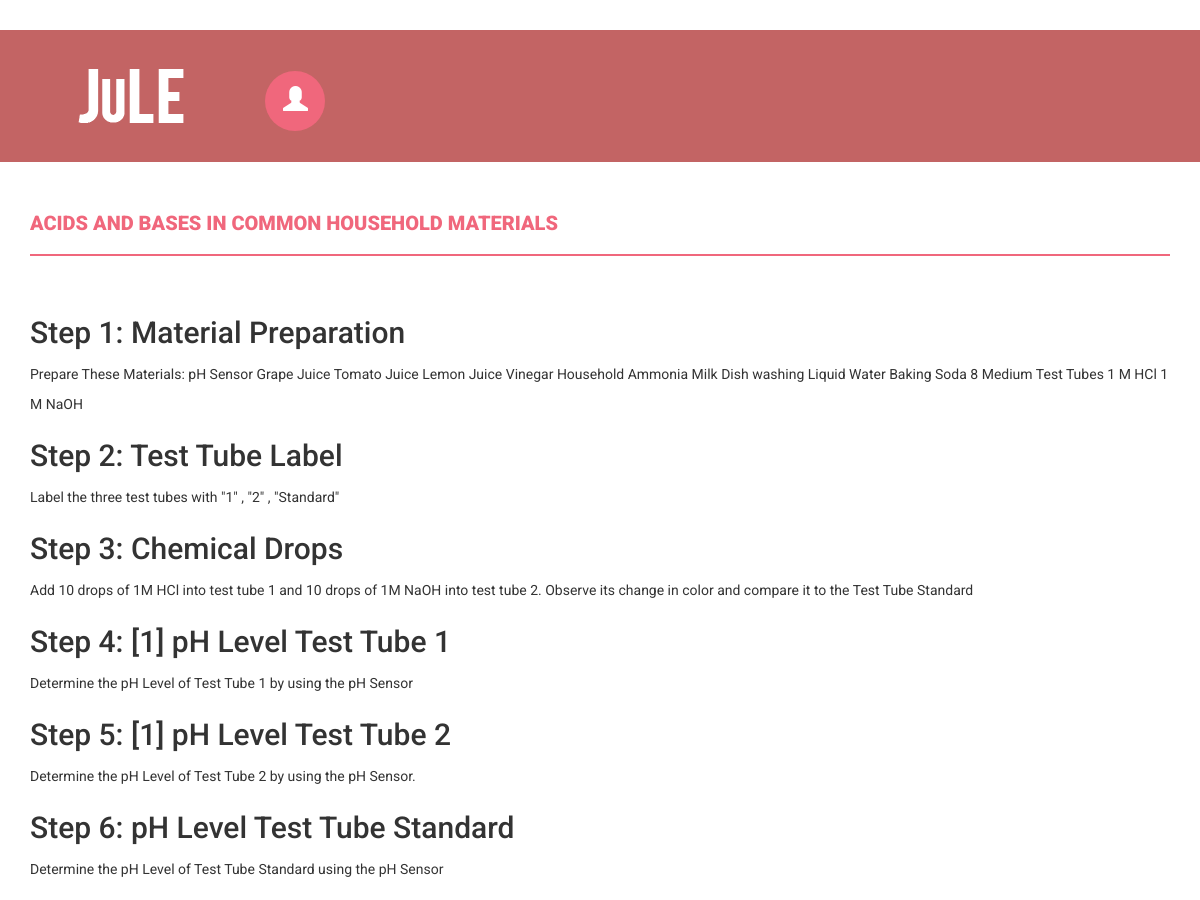
Before: /home/lab_activity/?id=1 (upper part) with the older database file.
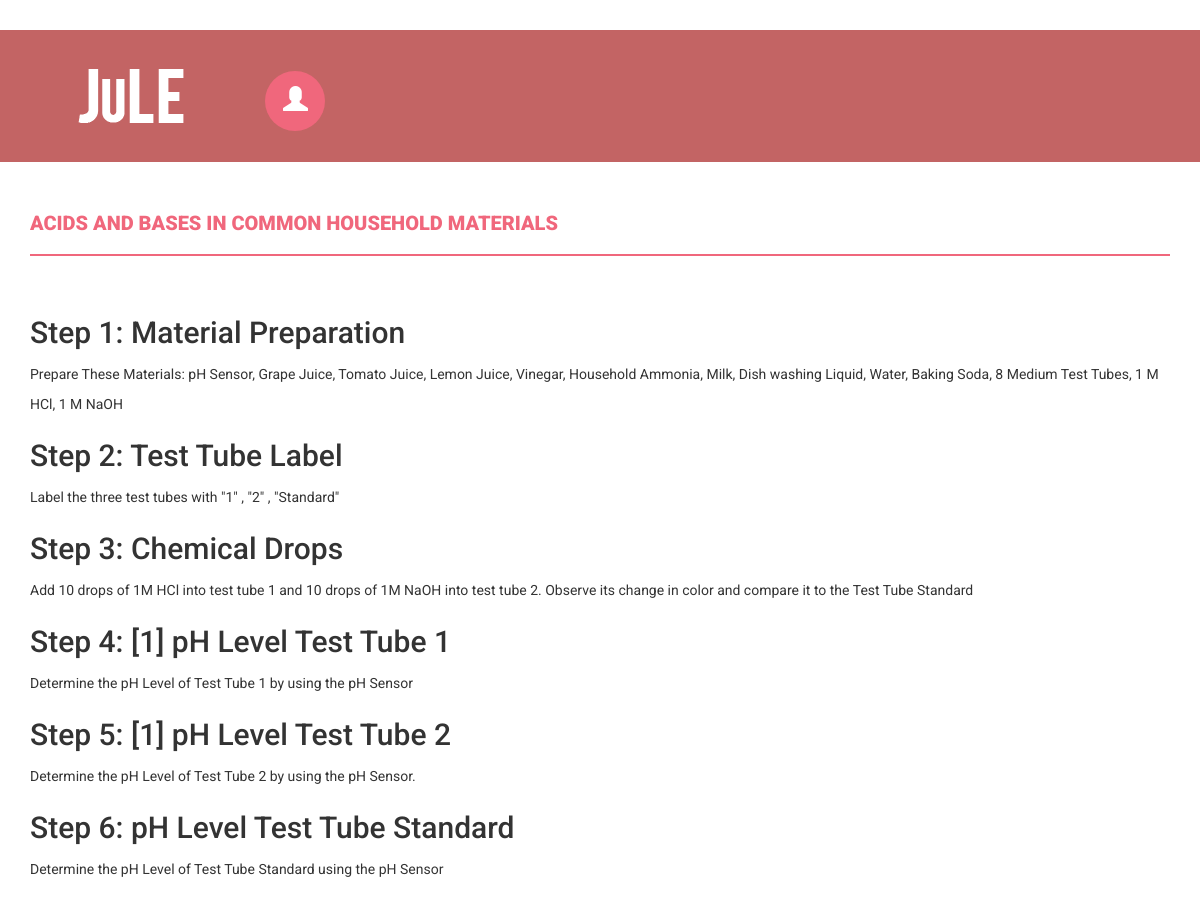
After: the same page with the newer database file.
### myapp/models.py (models this page shows, shortened)
class LabProcedure(models.Model):
	procedureid = models.IntegerField(primary_key=True)
	labid = models.ForeignKey(LabActivity, models.DO_NOTHING)
	sensorid = models.ForeignKey(Sensors, models.DO_NOTHING, blank=True, null=True)
	stepnum = models.IntegerField()
	procedurename = models.CharField(max_length=100, null=False)
	proceduredesc = models.TextField()
	minvalue = models.IntegerField(blank=True, null=True)
	maxvalue = models.IntegerField(blank=True, null=True)

### myapp/views.py (the view)
# urls.py: url(r'^home/lab_activity/$', views.lab_activity, name='lab_activity'),
def lab_activity(request):
	if request.method=='GET':
		id = request.GET.get('id')
	template = loader.get_template('student_labactivity.html')
	context = {
		'labprocedures': LabProcedure.objects.filter(labid=id),
		'labactivities': LabActivity.objects.filter(pk=id)
	}
	return HttpResponse(template.render(context, request))

### myapp/templates/student_labactivity.html (shortened to what this page needs)
﻿{% load static %}
<!DOCTYPE html>
<html xmlns="http://www.w3.org/1999/xhtml">
<head>
    <link href="{% static 'css/bootstrap.css' %}" rel="stylesheet" />
    <link href="{% static 'css/font-awesome.css' %}" rel="stylesheet" />
    <link href="{% static 'css/style.css' %}" rel="stylesheet" />
    <link href="{% static 'css/smart_wizard.css' %}" rel="stylesheet" type="text/css" />
    <link href="{% static 'css/smart_wizard_theme_circles.css' %}" rel="stylesheet" type="text/css" />
    <link href="{% static 'css/smart_wizard_theme_arrows.css' %}" rel="stylesheet" type="text/css" />
    <link href="{% static 'css/smart_wizard_theme_dots.css' %}" rel="stylesheet" type="text/css" />
</head>
<body>
    <div class="navbar navbar-inverse set-radius-zero">
        <div class="container">
            <div class="navbar-header">
                <a class="navbar-brand" href="{% url 'home' %}">
                    <img src="{% static 'img/logo1.png' %}" />
                </a>
            </div>
            <div class="left-div">
                <div class="user-settings-wrapper">
                    <ul class="nav">
                        <li class="dropdown">
                            <a class="dropdown-toggle" data-toggle="dropdown" href="#" aria-expanded="false">
                                <span class="glyphicon glyphicon-user" style="font-size: 25px;"></span>
                            </a>
                        </li>
                    </ul>
                </div>
            </div>
        </div>
    </div>
    <div class="content-wrapper">
        <div class="container">
            <div class="row">
                <div class="col-md-12">
                    {% for labactivity in labactivities %}
                    <h4 class="page-head-line">{{ labactivity.labname }}</h4>
                    {% endfor %}
                </div>
            </div>
            <div>
                {% for labprocedure in labprocedures %}
                <div id="step-{{ labprocedure.stepnum }}" class="">
                    <h2>Step {{labprocedure.stepnum}}: {{ labprocedure.procedurename }}</h2>
                    {{ labprocedure.proceduredesc }}
                </div>
                {% endfor %}
            </div>
        </div>
    </div>
</body>
</html>

Changed rows visible on the page:
changed LabProcedure "Material Preparation": proceduredesc "Prepare These Materials: pH Sensor Grape Juice Tomato Juice Lemon Juice Vinegar Household Ammonia Milk Dish washing Liquid Water Baking Soda 8 Medium Test Tubes 1 M HCl 1 M NaOH" → "Prepare These Materials: pH Sensor, Grape Juice, Tomato Juice, Lemon Juice, Vinegar, Household Ammonia, Milk, Dish washing Liquid, Water, Baking Soda, 8 Medium Test Tubes, 1 M HCl, 1 M NaOH"
